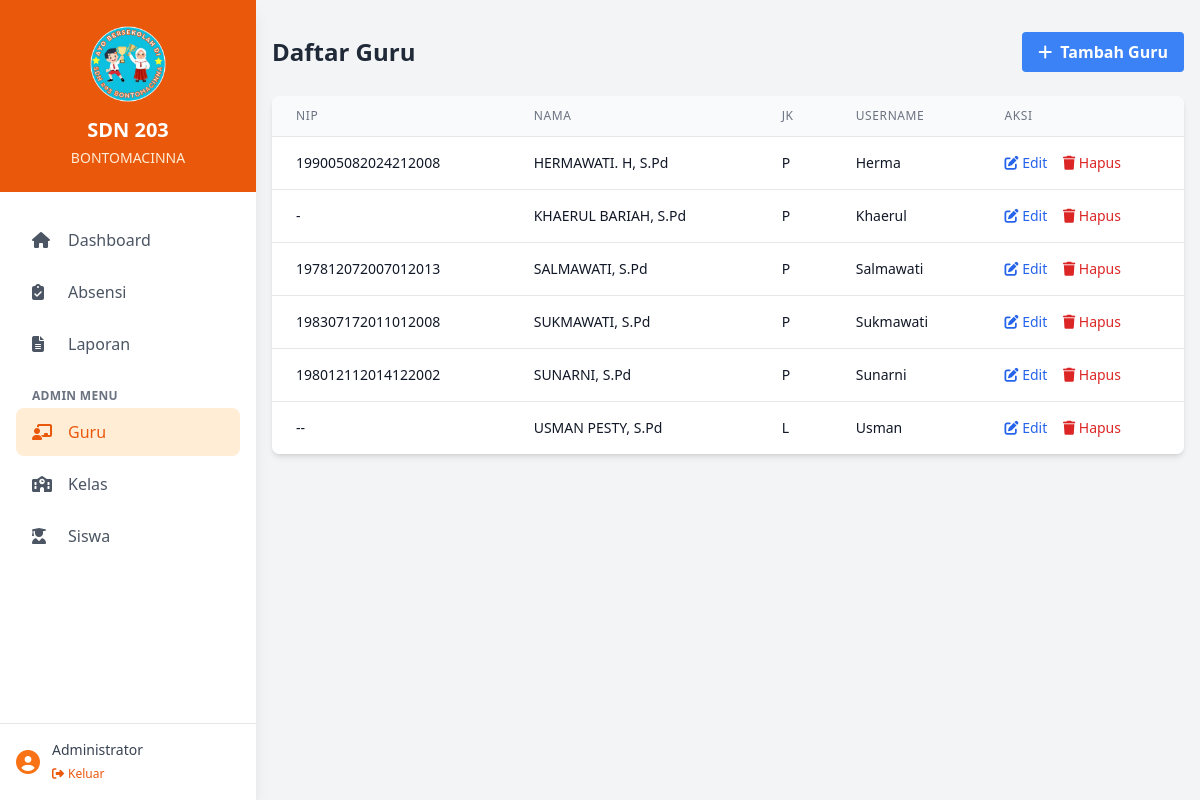
Screenshot of /guru.php (signed in) with the database file from the repository.
### tables this page shows
CREATE TABLE `guru` (
  `id` int(11) NOT NULL,
  `nip` varchar(20) NOT NULL,
  `nama` varchar(100) NOT NULL,
  `jenis_kelamin` enum('L','P') NOT NULL,
  `username` varchar(50) NOT NULL,
  `password` varchar(255) NOT NULL,
  `role` enum('superadmin','guru') NOT NULL DEFAULT 'guru',
  `created_at` timestamp NOT NULL DEFAULT current_timestamp(),
  `updated_at` timestamp NOT NULL DEFAULT current_timestamp() ON UPDATE current_timestamp()
);

### guru.php (the view, shortened to what this page needs)
<?php
require_once 'config/koneksi.php';
require_once 'partials/header.php';
require_once 'partials/navbar.php';
$query = "
    SELECT * FROM guru
    WHERE role = 'guru'
";
$params = [];
$query .= " ORDER BY nama";
$stmt = $pdo->prepare($query);
$stmt->execute($params);
$guru_list = $stmt->fetchAll();
?>
<div class="md:pl-64 pb-safe">
    <div class="container mx-auto px-4 py-8">
        <div class="flex justify-between items-center mb-6">
            <h1 class="text-2xl font-bold text-gray-800">Daftar Guru</h1>
            <button onclick="document.getElementById('modalTambah').classList.remove('hidden')"
                    class="bg-blue-500 hover:bg-blue-700 text-white font-bold py-2 px-4 rounded">
                <i class="fas fa-plus mr-2"></i>Tambah Guru
            </button>
        </div>
        <div class="bg-white shadow-md rounded-lg overflow-hidden">
            <div class="table-responsive">
                <table class="min-w-full divide-y divide-gray-200 table-responsive-stack">
                    <thead class="bg-gray-50">
                        <tr>
                            <th class="px-6 py-3 text-left text-xs font-medium text-gray-500 uppercase tracking-wider">NIP</th>
                            <th class="px-6 py-3 text-left text-xs font-medium text-gray-500 uppercase tracking-wider">Nama</th>
                            <th class="px-6 py-3 text-left text-xs font-medium text-gray-500 uppercase tracking-wider">JK</th>
                            <th class="px-6 py-3 text-left text-xs font-medium text-gray-500 uppercase tracking-wider">Username</th>
                            <th class="px-6 py-3 text-left text-xs font-medium text-gray-500 uppercase tracking-wider">Aksi</th>
                        </tr>
                    </thead>
                    <tbody class="bg-white divide-y divide-gray-200">
                        <?php foreach($guru_list as $guru): ?>
                            <tr>
                                <td data-label="NIP" class="px-6 py-4 whitespace-nowrap text-sm text-gray-900">
                                    <?= htmlspecialchars($guru['nip']) ?>
                                </td>
                                <td data-label="Nama" class="px-6 py-4 whitespace-nowrap text-sm text-gray-900">
                                    <?= htmlspecialchars($guru['nama']) ?>
                                </td>
                                <td data-label="JK" class="px-6 py-4 whitespace-nowrap text-sm text-gray-900">
                                    <?= $guru['jenis_kelamin'] ?>
                                </td>
                                <td data-label="Username" class="px-6 py-4 whitespace-nowrap text-sm text-gray-900">
                                    <?= htmlspecialchars($guru['username']) ?>
                                </td>
                                <td data-label="Aksi" class="px-6 py-4 whitespace-nowrap text-sm font-medium">
                                    <button onclick="editGuru(<?= htmlspecialchars(json_encode($guru)) ?>)"
                                            class="text-blue-600 hover:text-blue-900 mr-3">
                                        <i class="fas fa-edit"></i> Edit
                                    </button>
                                    <button onclick="hapusGuru(<?= $guru['id'] ?>, '<?= htmlspecialchars($guru['nama']) ?>')"
                                            class="text-red-600 hover:text-red-900">
                                        <i class="fas fa-trash"></i> Hapus
                                    </button>
                                </td>
                            </tr>
                        <?php endforeach; ?>
                    </tbody>
                </table>
            </div>
        </div>
    </div>
</div>
<?php require_once 'partials/footer.php'; ?>

### partials/header.php (shortened to what this page needs)
<!DOCTYPE html>
<html lang="id">
<head>
    <script src="https://cdn.tailwindcss.com"></script>
    <link rel="stylesheet" href="https://cdnjs.cloudflare.com/ajax/libs/font-awesome/6.4.0/css/all.min.css">
</head>
<body class="bg-gray-100">

### partials/navbar.php (shortened to what this page needs)
<?php
$current_page = basename($_SERVER['PHP_SELF']);
?>
<nav class="hidden md:flex md:flex-col md:fixed md:inset-y-0 md:left-0 md:w-64 md:bg-white md:shadow-lg">
    <div class="flex flex-col h-full">
        <div class="flex flex-col items-center justify-center h-auto px-4 py-6 bg-orange-600">
            <img src="assets/images/logo-sekolah.png" alt="Logo Sekolah" class="w-20 h-20 mb-3">
            <div class="text-center">
                <div class="text-xl font-bold text-white mb-1">SDN 203</div>
                <div class="text-sm font-medium text-orange-100">BONTOMACINNA</div>
            </div>
        </div>
        <div class="flex-1 px-4 py-6 space-y-1 overflow-y-auto">
            <a href="dashboard.php"
               class="flex items-center px-4 py-3 rounded-lg <?= $current_page == 'dashboard.php' ? 'bg-orange-100 text-orange-600' : 'text-gray-600 hover:bg-orange-50 hover:text-orange-600' ?>">
                <i class="fas fa-home w-6"></i>
                <span class="ml-3">Dashboard</span>
            </a>
            <a href="absensi.php"
               class="flex items-center px-4 py-3 rounded-lg <?= $current_page == 'absensi.php' ? 'bg-orange-100 text-orange-600' : 'text-gray-600 hover:bg-orange-50 hover:text-orange-600' ?>">
                <i class="fas fa-clipboard-check w-6"></i>
                <span class="ml-3">Absensi</span>
            </a>
            <a href="laporan.php"
               class="flex items-center px-4 py-3 rounded-lg <?= $current_page == 'laporan.php' ? 'bg-orange-100 text-orange-600' : 'text-gray-600 hover:bg-orange-50 hover:text-orange-600' ?>">
                <i class="fas fa-file-alt w-6"></i>
                <span class="ml-3">Laporan</span>
            </a>
            <?php if($_SESSION['role'] == 'superadmin'): ?>
            <div class="pt-4 mb-2">
                <div class="text-xs uppercase tracking-wide font-semibold text-gray-500 px-4">Admin Menu</div>
            </div>
            <a href="guru.php"
               class="flex items-center px-4 py-3 rounded-lg <?= $current_page == 'guru.php' ? 'bg-orange-100 text-orange-600' : 'text-gray-600 hover:bg-orange-50 hover:text-orange-600' ?>">
                <i class="fas fa-chalkboard-teacher w-6"></i>
                <span class="ml-3">Guru</span>
            </a>
            <a href="kelas.php"
               class="flex items-center px-4 py-3 rounded-lg <?= $current_page == 'kelas.php' ? 'bg-orange-100 text-orange-600' : 'text-gray-600 hover:bg-orange-50 hover:text-orange-600' ?>">
                <i class="fas fa-school w-6"></i>
                <span class="ml-3">Kelas</span>
            </a>
            <a href="siswa.php"
               class="flex items-center px-4 py-3 rounded-lg <?= $current_page == 'siswa.php' ? 'bg-orange-100 text-orange-600' : 'text-gray-600 hover:bg-orange-50 hover:text-orange-600' ?>">
                <i class="fas fa-user-graduate w-6"></i>
                <span class="ml-3">Siswa</span>
            </a>
            <?php endif; ?>
        </div>
        <div class="border-t border-gray-200 p-4">
            <div class="flex items-center">
                <div class="flex-shrink-0">
                    <i class="fas fa-user-circle text-2xl text-orange-500"></i>
                </div>
                <div class="ml-3">
                    <p class="text-sm font-medium text-gray-700"><?= htmlspecialchars($_SESSION['nama']) ?></p>
                    <a href="logout.php" class="text-xs text-orange-600 hover:text-orange-800">
                        <i class="fas fa-sign-out-alt mr-1"></i>Keluar
                    </a>
                </div>
            </div>
        </div>
    </div>
</nav>

### partials/footer.php (shortened to what this page needs)
</body>
</html>

### partials/header.php (style rules this page uses)
@media (min-width: 769px) { .container { max-width: 1200px; margin-left: auto; margin-right: auto; } }
@media (min-width: 769px) { .table-responsive { margin: 0 auto; } }
@media (min-width: 769px) { .table-responsive-stack { width: 100%; margin: 0 auto; } }
@media (min-width: 769px) { .table-responsive-stack td:before { display: none; } }

### rows the page displays
guru: nip "199005082024212008", nama "HERMAWATI. H, S.Pd", jenis_kelamin "P", username "Herma"
guru: nip "-", nama "KHAERUL BARIAH, S.Pd", jenis_kelamin "P", username "Khaerul"
guru: nip "197812072007012013", nama "SALMAWATI, S.Pd", jenis_kelamin "P", username "Salmawati"
guru: nip "198307172011012008", nama "SUKMAWATI, S.Pd", jenis_kelamin "P", username "Sukmawati"
guru: nip "198012112014122002", nama "SUNARNI, S.Pd", jenis_kelamin "P", username "Sunarni"
guru: nip "--", nama "USMAN PESTY, S.Pd", jenis_kelamin "L", username "Usman"

### other values shown
$_SESSION['nama'] "Administrator"
